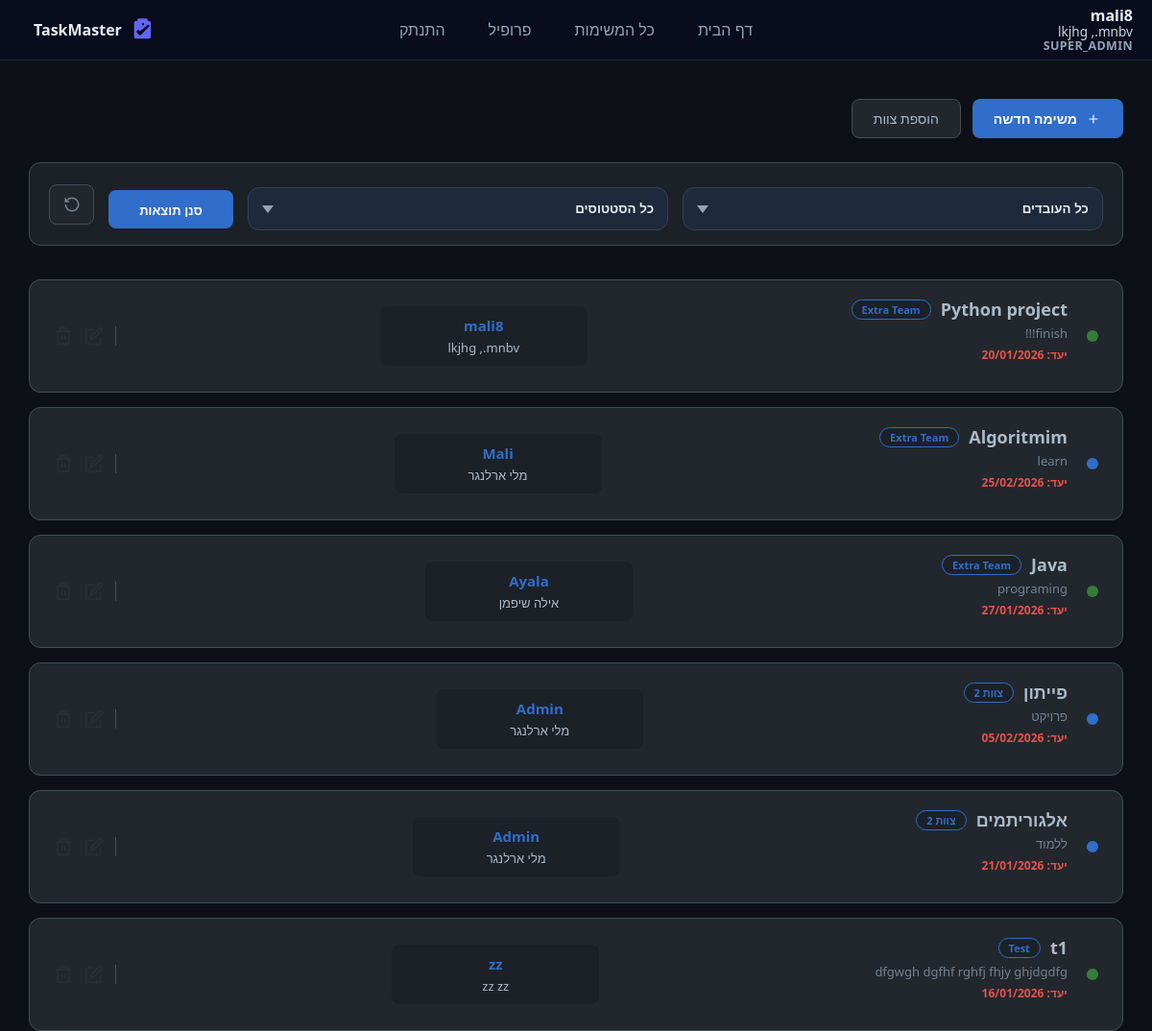
The page /app1/all_tasks/ (signed in) on the database its author committed.
### task_managment_app1/models.py (models this page shows, shortened)
class Worker(models.Model):
   id = models.AutoField(primary_key=True)
   user=models.OneToOneField(User,on_delete=models.CASCADE)
   team = models.ForeignKey('Team', on_delete=models.SET_NULL, null=True, blank=True)
   role=models.CharField(max_length=50,choices=Role.choices,default=Role.WORKER)
   phone = models.CharField(max_length=50)
   address = models.TextField()

class Task(models.Model):
   id = models.AutoField(primary_key=True)
   name = models.CharField(max_length=50)
   description = models.TextField()
   targetDate=models.DateField(validators=[future_date_validator])
   status=models.CharField(max_length=50,choices=TaskStatus.choices,default=TaskStatus.NEW)
   operator=models.ForeignKey('Worker',on_delete=models.SET_NULL,null=True,blank=True)
   team=models.ForeignKey('Team',on_delete=models.CASCADE)

class Team(models.Model):
   id = models.AutoField(primary_key=True)
   name = models.CharField(max_length=50)

### task_managment_app1/views.py (the view)
# urls.py: path('all_tasks/', views.all_tasks_view, name='all_tasks'),
@login_required(login_url='/app1/login')
def all_tasks_view(request):
    worker_id = request.GET.get('worker_filter')
    status_val = request.GET.get('status_filter')
    if not hasattr(request.user, 'worker'):
        return redirect('error')
    if request.user.worker.role != Role.SUPER_ADMIN:
        if request.user.worker.team:
            tasks = Task.objects.filter(team=request.user.worker.team)
        else:
            tasks = Task.objects.none()
    else:
        tasks = Task.objects.all()
    if (worker_id and worker_id != "all"):
        tasks = tasks.filter(operator_id=worker_id)
    if (status_val and status_val != "all"):
        tasks = tasks.filter(status=status_val)
    worker = request.user.worker
    if worker.role == Role.SUPER_ADMIN:
        workers_list = Worker.objects.all()
    else:
        workers_list = Worker.objects.filter(team=worker.team)
    context = {'tasks': tasks,
               'workers': workers_list,
               'status_choices': TaskStatus.choices}
    return render(request, 'task_managment_app1/admin/all_tasks.html', context)

### task_managment_app1/templates/task_managment_app1/admin/all_tasks.html (shortened to what this page needs)
{% extends 'base.html' %}
{% block content %}
<div style="padding-top: 40px; direction: rtl;">
    <div style="display: flex; justify-content: flex-start; gap: 12px; margin-bottom: 25px;">
        {% if user.worker.role == 'ADMIN' or user.worker.role == 'SUPER_ADMIN' %}
            <a href="{% url 'add_task' %}" style="text-decoration: none; background: #316dca; color: white; padding: 10px 22px; border-radius: 8px; font-size: 14px; font-weight: 600; display: flex; align-items: center; gap: 8px; transition: 0.2s;">
                <svg width="18" height="18" viewBox="0 0 16 16" fill="currentColor"><path d="M8 4a.5.5 0 0 1 .5.5v3h3a.5.5 0 0 1 0 1h-3v3a.5.5 0 0 1-1 0v-3h-3a.5.5 0 0 1 0-1h3v-3A.5.5 0 0 1 8 4z"/></svg>
                משימה חדשה
            </a>
          {% if user.worker.role == 'SUPER_ADMIN' %}
            <a href="{% url 'add_team' %}" style="text-decoration: none; color: #adbac7; border: 1px solid #444c56; padding: 10px 22px; border-radius: 8px; font-size: 14px; background: #22272e; display: flex; align-items: center; gap: 8px; transition: 0.2s;">
                 הוספת צוות
            </a>
         {% endif %}
        {% endif %}
    </div>
    <div style="margin-bottom: 35px; background: #1c2128; border: 1px solid #444c56; border-radius: 12px; padding: 15px 20px;">
        <form method="get" action="{% url 'all_tasks' %}" style="display: flex; align-items: center; gap: 15px; width: 100%;">
            <div style="flex: 1;">
            </div>
            <div style="flex: 1;">
            </div>
            <button type="submit" style="width: 130px; height: 40px; background: #316dca; color: white; border: none; border-radius: 8px; font-weight: 600; font-size: 13px; cursor: pointer;">סנן תוצאות</button>
            <a href="{% url 'all_tasks' %}" style="height: 40px; width: 45px; background: #22272e; border: 1px solid #444c56; border-radius: 8px; color: #768390; display: flex; align-items: center; justify-content: center;" title="נקה הכל">
                <svg width="18" height="18" viewBox="0 0 24 24" fill="none" stroke="currentColor" stroke-width="2"><path d="M3 12a9 9 0 1 0 9-9 9.75 9.75 0 0 0-6.74 2.74L3 8"></path><path d="M3 3v5h5"></path></svg>
            </a>
        </form>
    </div>
    <div style="display: flex; flex-direction: column; gap: 15px; width: 100%;">
        {% for task in tasks %}
        <div class="task-card" style="background: #22272e; border: 1px solid #444c56; padding: 18px 25px; border-radius: 12px; display: flex; align-items: center; justify-content: space-between; transition: 0.2s;">
            <div style="display: flex; align-items: center; gap: 20px;">
                <div style="width: 12px; height: 12px; border-radius: 50%; background: {% if task.status == 'NEW' %}#768390 {% elif task.status == 'ACTIVE' %}#316dca{% else %}#347d39{% endif %};"></div>
                <div style="text-align: right;">
                    <div style="display: flex; align-items: center; gap: 10px; margin-bottom: 4px;">
                        <h3 style="margin: 0; font-size: 18px; color: #adbac7; font-weight: 600;">{{task.name}}</h3>
                        {% if task.team %}
                            <span class="team-badge">{{ task.team.name }}</span>
                        {% endif %}
                    </div>
                    <p style="color: #768390; font-size: 13px; margin: 0;">{{task.description|truncatechars:85}}</p>
                    <p style="color: #e5534b; font-size: 12px; margin-top: 5px; font-weight: 600;">יעד: {{ task.targetDate|date:"d/m/Y" }}</p>
                </div>
            </div>
            <div class="operator-box">
                {% if task.operator %}
                    <span style="color: #316dca; font-weight: 600; font-size: 15px;">{{task.operator.user.username}}</span>
                    <span style="color: #adbac7; font-size: 13px;">{{task.operator.user.first_name}} {{task.operator.user.last_name}}</span>
                {% else %}
                    <span style="color: #768390; font-size: 14px; font-style: italic;">טרם שויך עובד</span>
                {% endif %}
            </div>
            <div style="display: flex; align-items: center; gap: 12px;">
                {% if user.worker.role == 'ADMIN' or user.worker.role == 'SUPER_ADMIN' %}
                    <div style="display: flex; gap: 12px; border-right: 1px solid #444c56; padding-right: 12px; align-items: center;">
                        {% if task.operator %}
                            <span class="action-icon disabled" title="משימה בביצוע">
                                <svg width="20" height="20" viewBox="0 0 24 24" fill="none" stroke="currentColor" stroke-width="2"><path d="M11 4H4a2 2 0 0 0-2 2v14a2 2 0 0 0 2 2h14a2 2 0 0 0 2-2v-7"></path><path d="M18.5 2.5a2.121 2.121 0 0 1 3 3L12 15l-4 1 1-4L18.5 2.5z"></path></svg>
                            </span>
                            <span class="action-icon disabled">
                            </span>
                        {% endif %}
                    </div>
                {% endif %}
            </div>
        </div>
        {% empty %}
        <div style="text-align: center; padding: 80px; color: #768390; border: 2px dashed #444c56; border-radius: 12px;">אין משימות להצגה.</div>
        {% endfor %}
    </div>
</div>
{% endblock %}

### templates/base.html (shortened to what this page needs)
<!DOCTYPE html>
<html lang="he" dir="rtl">
<head>
    {% load static %}
</head>
<body>
    <nav>
        <a class="brand" href="{% url 'home' %}" aria-label="TaskMaster">
            <span class="brand-title">TaskMaster</span>
        </a>
        {% if user.is_authenticated %}
        <div class="nav-userbox">
            <p class="nav-username">{{user.username}}</p>
            <p class="nav-fullname">{{user.first_name}} {{user.last_name}}</p>
            <p class="nav-role">{{user.worker.role}}</p>
        </div>
        {% endif %}
        <a href="{% url 'home' %}">דף הבית</a>
        <a href="{% url 'all_tasks' %}">כל המשימות</a>
        {% if user.is_authenticated %}
            <a href="{% url 'personal_details' %}">פרופיל</a>
            <a href="{% url 'logout' %}">התנתק</a>
        {% else %}
            <a href="{% url 'login' %}">התחברות</a>
            <a href="{% url 'register' %}">הרשמה</a>
        {% endif %}
    </nav>
    <div style="width: 95%; margin: 0 auto; flex-grow: 1;">
        {% block content %}{% endblock %}
    </div>
</body>
</html>

### templates/base.html (style rules this page uses)
:root { --bg-deep: #020617; --card-bg: #0f172a; --accent: #6366f1; --input-bg: #1e293b; }
body { background-color: var(--bg-deep); color: #f8fafc; font-family: 'Segoe UI', Tahoma, sans-serif; margin: 0; display: flex; flex-direction: column; min-height: 100vh; }
button { background: transparent; border: 2px solid var(--accent); color: white; padding: 14px; border-radius: 12px; width: 100%; font-weight: bold; cursor: pointer; transition: 0.3s; margin-top: 10px; }
nav { background: #080c1d; padding: 20px; border-bottom: 1px solid #1e293b; position: relative; display: flex; align-items: center; justify-content: center; gap: 15px; }
nav a { color: #94a3b8; text-decoration: none; margin: 0 15px; font-weight: 500; }
.brand { position: absolute; inset-inline-end: 20px; top: 50%; transform: translateY(-50%); display: flex; align-items: center; gap: 8px; color: #e6eef8; font-weight: 700; text-decoration: none; z-index: 10; }
.brand svg { width: 28px; height: 28px; display: block; }
.brand .brand-title { font-size: 1rem; color: #e6eef8; }
.nav-userbox { position: absolute; inset-inline-start: 20px; top: 50%; transform: translateY(-50%); display: flex; flex-direction: column; align-items: flex-start; gap: 2px; z-index: 10; text-align: left; color: #e6eef8; }
.nav-userbox p { margin: 0; line-height: 1; }
.nav-username { font-weight: 700; font-size: 1rem; }
.nav-fullname { color: #cbd5e1; font-size: 0.85rem; }
.nav-role { color: #94a3b8; font-size: 0.78rem; font-weight: 600; letter-spacing: .03em; text-transform: uppercase; }

### task_managment_app1/templates/task_managment_app1/admin/all_tasks.html (style rules this page uses)
body { background-color: #0d1117; font-family: 'Segoe UI', sans-serif; color: #adbac7; }
.team-badge { background: #1c2128; color: #316dca; border: 1px solid #316dca; font-size: 11px; padding: 2px 10px; border-radius: 12px; font-weight: 600; }
.operator-box { background: #1c2128; padding: 10px 18px; border-radius: 8px; min-width: 180px; display: flex; flex-direction: column; align-items: center; gap: 4px; }
.action-icon { transition: 0.2s; display: flex; align-items: center; }
.action-icon.disabled { opacity: 0.2; pointer-events: none; color: #444c56 !important; }

### rows shown on the page
Task: name "Python project", team.name "Extra Team", description "finish!!!", targetDate "20/01/2026", operator.user.username "mali8", operator.user.first_name "lkjhg", operator.user.last_name ",.mnbv"
Task: name "Algoritmim", team.name "Extra Team", description "learn", targetDate "25/02/2026", operator.user.username "Mali", operator.user.first_name "מלי", operator.user.last_name "ארלנגר"
Task: name "Java", team.name "Extra Team", description "programing", targetDate "27/01/2026", operator.user.username "Ayala", operator.user.first_name "אילה", operator.user.last_name "שיפמן"
Task: name "פייתון", team.name "צוות 2", description "פרויקט", targetDate "05/02/2026", operator.user.username "Admin", operator.user.first_name "מלי", operator.user.last_name "ארלנגר"
Task: name "אלגוריתמים", team.name "צוות 2", description "ללמוד", targetDate "21/01/2026", operator.user.username "Admin", operator.user.first_name "מלי", operator.user.last_name "ארלנגר"
Task: name "t1", team.name "Test", description "dfgwgh dgfhf rghfj fhjy ghjdgdfg", targetDate "16/01/2026", operator.user.username "zz", operator.user.first_name "zz", operator.user.last_name "zz"

### other values the page prints
{{ user.username }} "mali8"
{{ user.first_name }} "lkjhg"
{{ user.last_name }} ",.mnbv"
{{ user.worker.role }} "SUPER_ADMIN"
